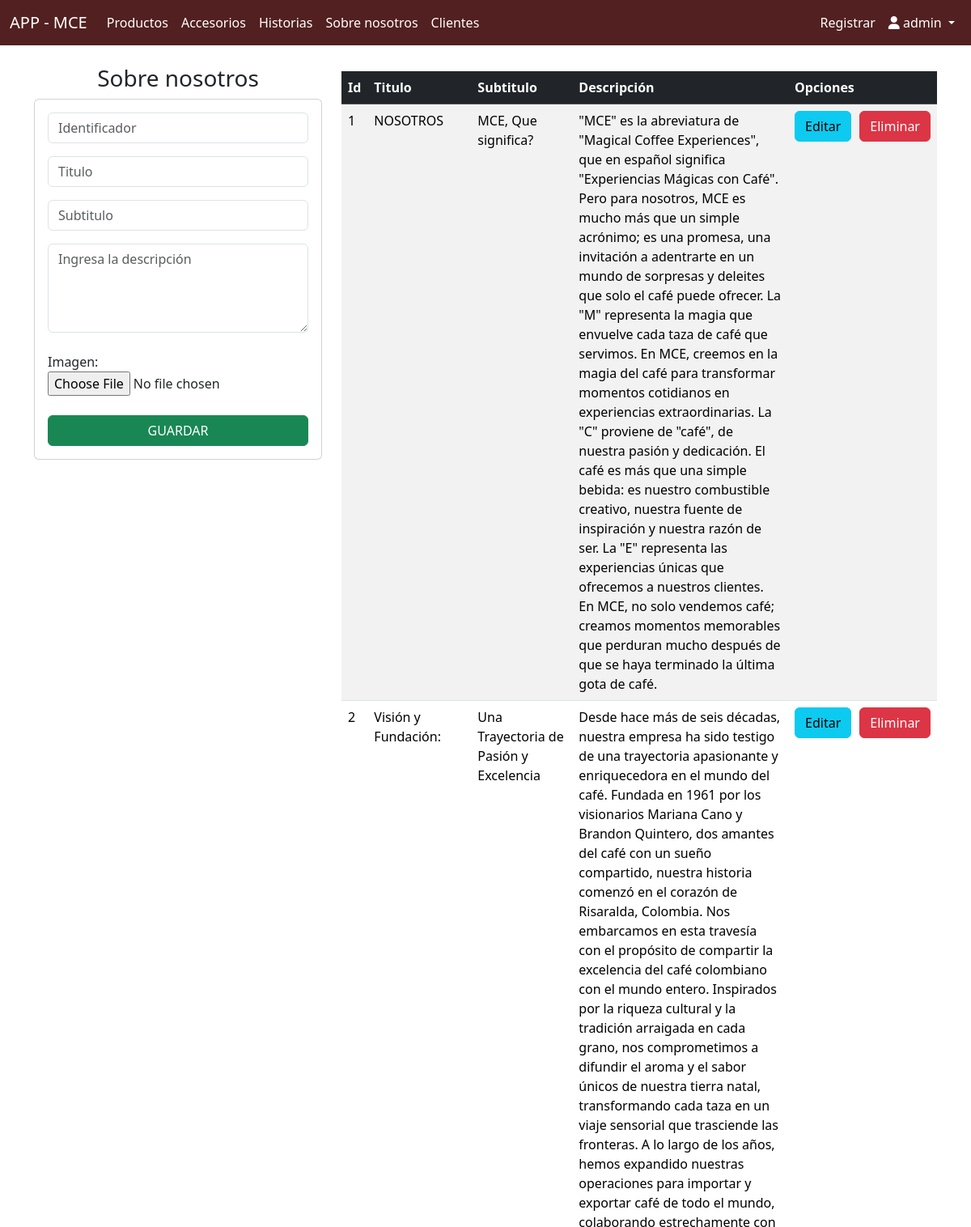
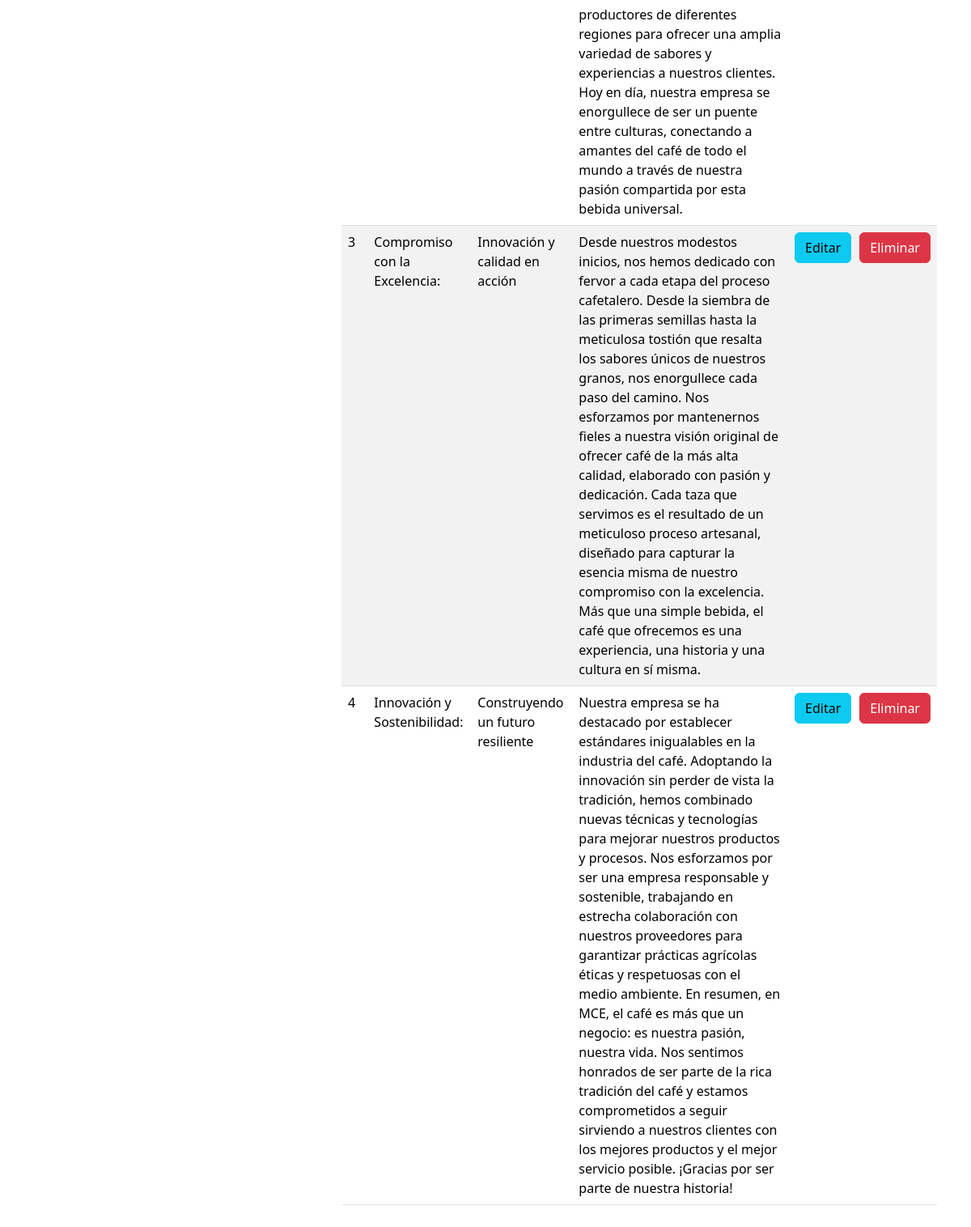
Page /administrativo/crudNosotros (signed in) on the committed database (2 pictures, top to bottom).
### mce/models.py (models this page shows, shortened)
class Nosotros(models.Model):
    id          = models.AutoField(primary_key=True)
    titulo      = models.CharField(max_length=100)
    subtitulo   = models.CharField(max_length=100)
    descripcion = models.TextField()
    imagen      = models.ImageField(upload_to='images/', null=True, blank=True)

### administrativo/views.py (the view)
# urls.py: path('crudNosotros', views.crudNosotros, name='crudNosotros'),
@login_required
def crudNosotros(request):
    nosotros = Nosotros.objects.all()
    context={'nosotros' : nosotros}
    return render(request, 'administrativo/crudNosotros.html', context)

### administrativo/templates/administrativo/crudNosotros.html (shortened to what this page needs)
{% extends 'administrativo/baseCrud.html' %}
{% block body%}
<div class="row">
    <div class="col-sm-12 col-md-6 col-lg-4 col-xl-4">
        <h3 class="text-center">Sobre nosotros</h3>
        <div class="card">
            <div class="card-body">
                <form action="{% url 'agregarSobreN' %}" method="POST"> {% csrf_token %}
                    <div class="form-group mb-3">
                        <input type="text" id="identifier" name="identifier" class="form-control"
                            placeholder="Identificador" readonly>
                    </div>
                    <div class="form-group mb-3">
                        <input type="text" id="title" name="title" class="form-control" placeholder="Titulo"
                            minlength="5" maxlength="100" required>
                    </div>
                    <div class="form-group mb-3">
                        <input type="text" id="sub" name="sub" class="form-control" placeholder="Subtitulo"
                            maxlength="100" required>
                    </div>
                    <div class="form-group mb-4">
                        <textarea id="desc" name="desc" class="form-control" rows="4" placeholder="Ingresa la descripción"></textarea>
                    </div>
                    <div class="form-group mb-4">
                        <label for="img">Imagen: </label>
                        <input type="file" id="img" name="img" class="form-control-file">
                    </div>
                    <div class="form-group">
                        <button type="submit" class="btn btn-success text-white btn-md w-100" onclick="showAlert()">GUARDAR</button>
                    </div>
                </form>
            </div>
        </div>
    </div>
    <div class="col-sm-12 col-md-6 col-lg-8 col-xl-8">
        <div class="table-responsive py-2">
            <table class="table table-striped">
                {% if nosotros %}
                <thead class="table-dark">
                    <tr>
                        <th>Id</th>
                        <th>Titulo</th>
                        <th>Subtitulo</th>
                        <th>Descripción</th>
                        <th>Opciones</th>
                    </tr>
                </thead>
                <tbody>
                    {% for n in nosotros %}
                    <tr>
                        <td>{{ n.id }}</td>
                        <td>{{ n.titulo }}</td>
                        <td>{{ n.subtitulo }}</td>
                        <td>{{ n.descripcion }}</td>
                        <td>
                            <div style="display: flex; gap: 10px;">
                                <a href="{% url 'edicionN' n.id %}" class="btn btn-info">Editar</a>
                                <a href="{% url 'eliminarN' n.id %}" class="btn btn-danger">Eliminar</a>
                            </div>
                        </td>
                    </tr>
                    {% endfor %}
                </tbody>
                {% endif %}
            </table>
        </div>
    </div>
</div>
{% endblock %}

### administrativo/templates/administrativo/baseCrud.html (shortened to what this page needs)
<!DOCTYPE html>
<html lang="en">
<head>
  <link rel="stylesheet" href="https://cdnjs.cloudflare.com/ajax/libs/font-awesome/6.0.0-beta3/css/all.min.css">
  <link href="https://cdn.jsdelivr.net/npm/bootstrap@5.3.3/dist/css/bootstrap.min.css" rel="stylesheet"
>
</head>
<body>
  <nav class="navbar navbar-expand-lg" style="background-color:  #522020;">
    <div class="container-fluid">
      <a class="navbar-brand text-white" href="{% url 'crud' %}">APP - MCE</a>
      <div class="collapse navbar-collapse" id="navbarNav">
        <ul class="navbar-nav me-auto mb-2 mb-lg-0">
          <li class="nav-item">
            <a class="nav-link active text-white" aria-current="page" href="{% url 'crudProductos' %}">Productos</a>
          </li>
          <li class="nav-item">
            <a class="nav-link text-white" href="{% url 'crudAccesorios' %}">Accesorios</a>
          </li>
          <li class="nav-item">
            <a class="nav-link text-white" href="{% url 'crudHistorias' %}">Historias</a>
          </li>
          <li class="nav-item">
            <a class="nav-link text-white" href="{% url 'crudNosotros' %}">Sobre nosotros</a>
          </li>
          <li class="nav-item">
            <a class="nav-link text-white" href="{% url 'crudClientes' %}">Clientes</a>
          </li>
        </ul>
        <ul class="navbar-nav ms-auto mb-2 mb-lg-0">
          <li class="nav-item">
            <a class="nav-link text-white" href="{% url 'registro' %}">Registrar</a>
          </li>
          <li class="nav-item dropdown">
            <a class="nav-link dropdown-toggle highlight-username text-white" href="#" id="navbarDropdown" role="button"
              data-bs-toggle="dropdown" aria-haspopup="true" aria-expanded="false">
              <i class="fas fa-user"></i> {{ user.username }}
            </a>
          </li>
        </ul>
      </div>
    </div>
  </nav>
  <div class="container py-4">
    {% block body %}
    {% endblock %}
  </div>
</body>
</html>

### rows in the picture
Nosotros: id "1", titulo "NOSOTROS", subtitulo "MCE, Que significa?", descripcion "\"MCE\" es la abreviatura de \"Magical Coffee Experiences\", que en español significa \"Experiencias Mágicas con Café\". Pero para nosotros, MCE es mucho más que un simple acrónimo; es una promesa, una invitación a adentrarte en un mundo de sorpresas y deleites que solo el café puede ofrecer. La \"M\" representa la magia que envuelve cada taza de café que servimos. En MCE, creemos en la magia del café para transformar momentos cotidianos en experiencias extraordinarias. La \"C\" proviene de \"café\", de nuestra pasión y dedicación. El café es más que una simple bebida: es nuestro combustible creativo, nuestra fuente de inspiración y nuestra razón de ser. La \"E\" representa las experiencias únicas que…"
Nosotros: id "2", titulo "Visión y Fundación:", subtitulo "Una Trayectoria de Pasión y Excelencia", descripcion "Desde hace más de seis décadas, nuestra empresa ha sido testigo de una trayectoria apasionante y enriquecedora en el mundo del café. Fundada en 1961 por los visionarios Mariana Cano y Brandon Quintero, dos amantes del café con un sueño compartido, nuestra historia comenzó en el corazón de Risaralda, Colombia. Nos embarcamos en esta travesía con el propósito de compartir la excelencia del café colombiano con el mundo entero. Inspirados por la riqueza cultural y la tradición arraigada en cada grano, nos comprometimos a difundir el aroma y el sabor únicos de nuestra tierra natal, transformando cada taza en un viaje sensorial que trasciende las fronteras. A lo largo de los años, hemos expandido…"
Nosotros: id "3", titulo "Compromiso con la Excelencia:", subtitulo "Innovación y calidad en acción", descripcion "Desde nuestros modestos inicios, nos hemos dedicado con fervor a cada etapa del proceso cafetalero. Desde la siembra de las primeras semillas hasta la meticulosa tostión que resalta los sabores únicos de nuestros granos, nos enorgullece cada paso del camino. Nos esforzamos por mantenernos fieles a nuestra visión original de ofrecer café de la más alta calidad, elaborado con pasión y dedicación. Cada taza que servimos es el resultado de un meticuloso proceso artesanal, diseñado para capturar la esencia misma de nuestro compromiso con la excelencia. Más que una simple bebida, el café que ofrecemos es una experiencia, una historia y una cultura en sí misma."
Nosotros: id "4", titulo "Innovación y Sostenibilidad:", subtitulo "Construyendo un futuro resiliente", descripcion "Nuestra empresa se ha destacado por establecer estándares inigualables en la industria del café. Adoptando la innovación sin perder de vista la tradición, hemos combinado nuevas técnicas y tecnologías para mejorar nuestros productos y procesos. Nos esforzamos por ser una empresa responsable y sostenible, trabajando en estrecha colaboración con nuestros proveedores para garantizar prácticas agrícolas éticas y respetuosas con el medio ambiente. En resumen, en MCE, el café es más que un negocio: es nuestra pasión, nuestra vida. Nos sentimos honrados de ser parte de la rica tradición del café y estamos comprometidos a seguir sirviendo a nuestros clientes con los mejores productos y el mejor…"

### other values in the picture
{{ user.username }} "admin"
